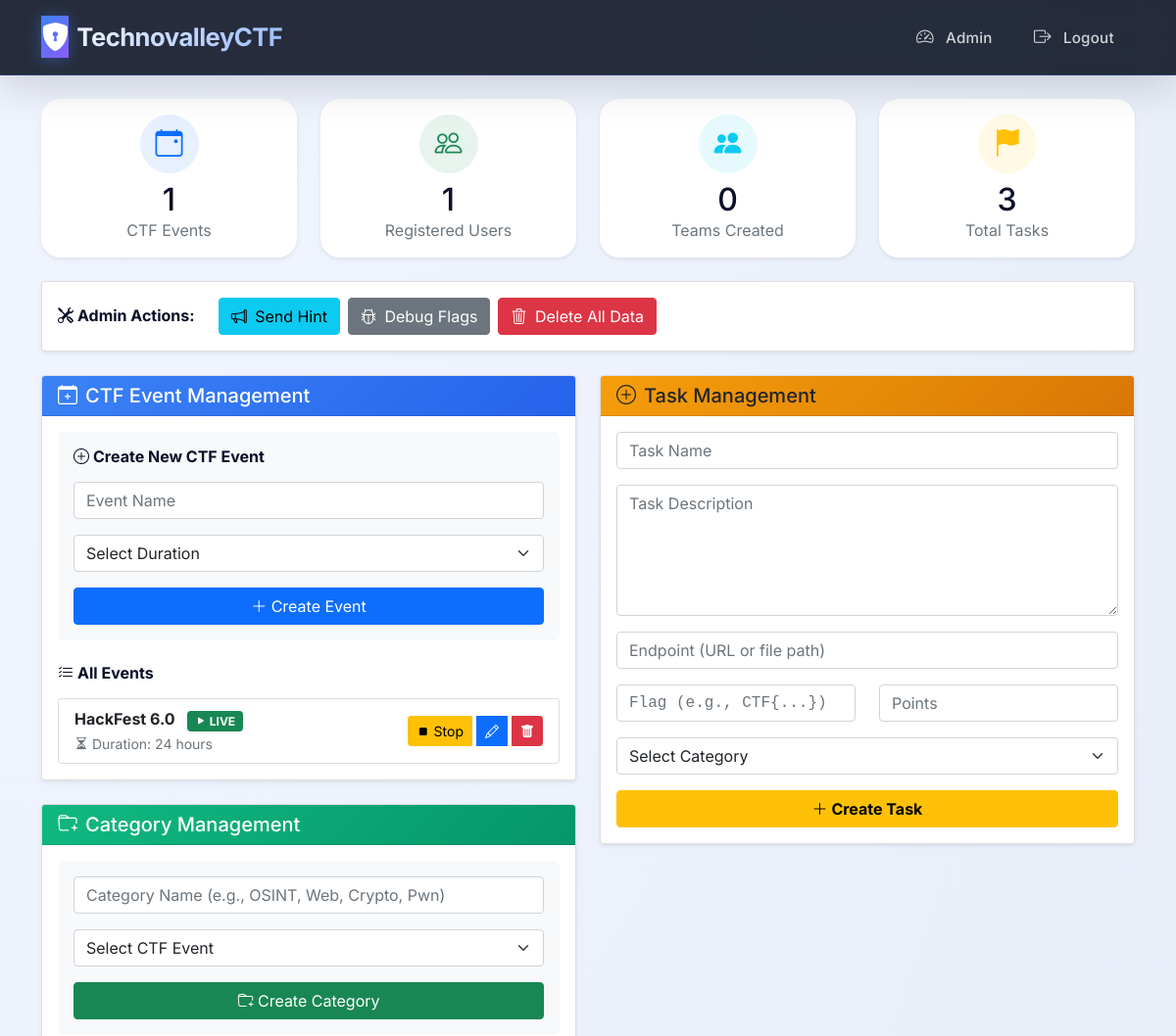
The app's page /admin/dashboard (signed in, upper part), older data.
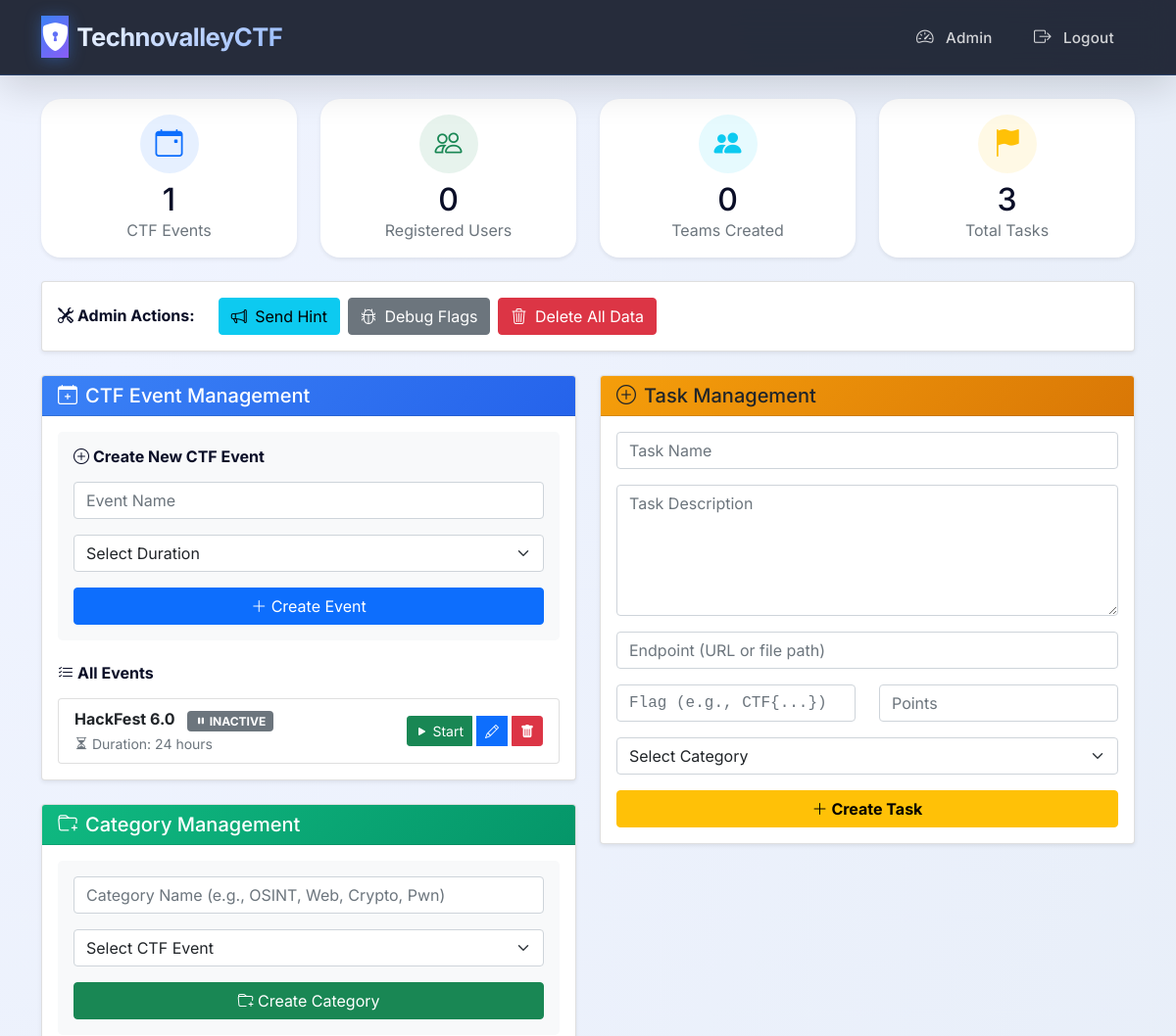
The same page, newer data.
### models.py (models this page shows)
class CTFEvent(db.Model):
    id = db.Column(db.Integer, primary_key=True)
    name = db.Column(db.String(100), nullable=False)
    is_active = db.Column(db.Boolean, default=False)
    start_time = db.Column(db.DateTime, nullable=True)
    duration_seconds = db.Column(db.Integer, default=3600)  # 1 hour default
    created_at = db.Column(db.DateTime, default=datetime.utcnow)
    categories = db.relationship('Category', backref='ctf_event', lazy=True, foreign_keys='Category.ctf_event_id')

### app.py (the view)
@app.route('/admin/dashboard')
@login_required
def admin_dashboard():
    if not current_user.is_admin:
        return redirect(url_for('dashboard'))
    events = CTFEvent.query.all()
    active_event = CTFEvent.query.filter_by(is_active=True).first()
    teams = Team.query.all()
    users = User.query.filter_by(is_admin=False).all()
    tasks = Task.query.all()
    return render_template('admin_dashboard.html',
                         events=events,
                         active_event=active_event,
                         teams=teams,
                         users=users,
                         tasks=tasks)

### app.py (called while the page is built)
@login_manager.user_loader
def load_user(user_id):
    return User.query.get(int(user_id))

### templates/admin_dashboard.html (shortened to what this page needs)
{% extends "base.html" %}
{% block content %}
<div class="row">
    <div class="col-md-12">
        <div class="row g-4 mb-4">
            <div class="col-md-3">
                <div class="card border-0 shadow-sm stats-card">
                    <div class="card-body text-center">
                        <div class="stats-icon bg-primary bg-opacity-10">
                            <i class="bi bi-calendar-event text-primary"></i>
                        </div>
                        <h2 class="mt-2 mb-0">{{ events|length }}</h2>
                        <p class="text-muted mb-0">CTF Events</p>
                    </div>
                </div>
            </div>
            <div class="col-md-3">
                <div class="card border-0 shadow-sm stats-card">
                    <div class="card-body text-center">
                        <div class="stats-icon bg-success bg-opacity-10">
                            <i class="bi bi-people text-success"></i>
                        </div>
                        <h2 class="mt-2 mb-0">{{ users|length }}</h2>
                        <p class="text-muted mb-0">Registered Users</p>
                    </div>
                </div>
            </div>
            <div class="col-md-3">
                <div class="card border-0 shadow-sm stats-card">
                    <div class="card-body text-center">
                        <div class="stats-icon bg-info bg-opacity-10">
                            <i class="bi bi-people-fill text-info"></i>
                        </div>
                        <h2 class="mt-2 mb-0">{{ teams|length }}</h2>
                        <p class="text-muted mb-0">Teams Created</p>
                    </div>
                </div>
            </div>
            <div class="col-md-3">
                <div class="card border-0 shadow-sm stats-card">
                    <div class="card-body text-center">
                        <div class="stats-icon bg-warning bg-opacity-10">
                            <i class="bi bi-flag-fill text-warning"></i>
                        </div>
                        <h2 class="mt-2 mb-0">{{ tasks|length }}</h2>
                        <p class="text-muted mb-0">Total Tasks</p>
                    </div>
                </div>
            </div>
        </div>
    </div>
</div>
<div class="row mb-4">
    <div class="col-md-12">
        <div class="card shadow-sm">
            <div class="card-body d-flex flex-wrap gap-2 align-items-center">
                <h6 class="mb-0 me-3 fw-bold">
                    <i class="bi bi-tools me-1"></i>Admin Actions:
                </h6>
                <a href="{{ url_for('send_hint') }}" class="btn btn-info">
                    <i class="bi bi-megaphone me-1"></i> Send Hint
                </a>
                <a href="{{ url_for('debug_flags') }}" class="btn btn-secondary" target="_blank">
                    <i class="bi bi-bug me-1"></i> Debug Flags
                </a>
                <button class="btn btn-danger" onclick="confirmDeleteAll()">
                    <i class="bi bi-trash3 me-1"></i> Delete All Data
                </button>
            </div>
        </div>
    </div>
</div>
<div class="row g-4">
    <div class="col-md-6">
        <div class="card shadow-sm mb-4">
            <div class="card-header bg-gradient-primary text-white">
                <h5 class="mb-0">
                    <i class="bi bi-calendar-plus me-2"></i>CTF Event Management
                </h5>
            </div>
            <div class="card-body">
                <form action="{{ url_for('create_ctf') }}" method="POST" class="mb-4 p-3 bg-light rounded-3">
                    <h6 class="fw-bold mb-3">
                        <i class="bi bi-plus-circle me-1"></i>Create New CTF Event
                    </h6>
                    <div class="mb-3">
                        <input type="text" name="name" class="form-control" placeholder="Event Name" required>
                    </div>
                    <div class="mb-3">
                        <select name="duration" class="form-select" required>
                            <option value="">Select Duration</option>
                        </select>
                    </div>
                    <button type="submit" class="btn btn-primary w-100">
                        <i class="bi bi-plus-lg"></i> Create Event
                    </button>
                </form>
                <h6 class="fw-bold mb-3">
                    <i class="bi bi-list-check me-1"></i>All Events
                </h6>
                <div class="list-group">
                    {% for event in events %}
                        <div class="list-group-item list-group-item-action">
                            <div class="d-flex justify-content-between align-items-center">
                                <div>
                                    <strong>{{ event.name }}</strong>
                                    {% if event.is_active %}
                                        <span class="badge bg-success ms-2 pulse-badge">
                                            <i class="bi bi-play-fill"></i> LIVE
                                        </span>
                                    {% else %}
                                        <span class="badge bg-secondary ms-2">
                                            <i class="bi bi-pause-fill"></i> INACTIVE
                                        </span>
                                    {% endif %}
                                    <br>
                                    <small class="text-muted">
                                        <i class="bi bi-hourglass-split"></i>
                                        Duration: {{ event.duration_seconds // 3600 }} hours
                                    </small>
                                </div>
                                <div class="btn-group">
                                    {% if not event.is_active %}
                                        <a href="{{ url_for('start_ctf', event_id=event.id) }}"
                                           class="btn btn-success btn-sm"
                                           onclick="return confirm('Start this CTF event?')">
                                            <i class="bi bi-play-fill"></i> Start
                                        </a>
                                    {% else %}
                                        <a href="{{ url_for('stop_ctf', event_id=event.id) }}"
                                           class="btn btn-warning btn-sm"
                                           onclick="return confirm('Stop this CTF event?')">
                                            <i class="bi bi-stop-fill"></i> Stop
                                        </a>
                                    {% endif %}
                                    <a href="{{ url_for('edit_event', event_id=event.id) }}"
                                       class="btn btn-primary btn-sm"
                                       title="Edit Event">
                                        <i class="bi bi-pencil"></i>
                                    </a>
                                    <a href="{{ url_for('delete_event', event_id=event.id) }}"
                                       class="btn btn-danger btn-sm"
                                       onclick="return confirmDeleteEvent('{{ event.name }}')">
                                        <i class="bi bi-trash-fill"></i>
                                    </a>
                                </div>
                            </div>
                        </div>
                    {% else %}
                        <div class="text-center text-muted py-3">
                            <i class="bi bi-inbox fs-1"></i>
                            <p>No events created yet</p>
                        </div>
                    {% endfor %}
                </div>
            </div>
        </div>
        <div class="card shadow-sm mb-4">
            <div class="card-header bg-gradient-success text-white">
                <h5 class="mb-0">
                    <i class="bi bi-folder-plus me-2"></i>Category Management
                </h5>
            </div>
            <div class="card-body">
                <form action="{{ url_for('create_category') }}" method="POST" class="p-3 bg-light rounded-3">
                    <div class="mb-3">
                        <input type="text" name="name" class="form-control"
                               placeholder="Category Name (e.g., OSINT, Web, Crypto, Pwn)" required>
                    </div>
                    <div class="mb-3">
                        <select name="event_id" class="form-select" required>
                            <option value="">Select CTF Event</option>
                        </select>
                    </div>
                    <button type="submit" class="btn btn-success w-100">
                        <i class="bi bi-folder-plus"></i> Create Category
                    </button>
                </form>
            </div>
        </div>
    </div>
    <div class="col-md-6">
        <div class="card shadow-sm mb-4">
            <div class="card-header bg-gradient-warning text-dark">
                <h5 class="mb-0">
                    <i class="bi bi-plus-circle me-2"></i>Task Management
                </h5>
            </div>
            <div class="card-body">
                <form action="{{ url_for('create_task') }}" method="POST">
                    <div class="mb-3">
                        <input type="text" name="name" class="form-control" placeholder="Task Name" required>
                    </div>
                    <div class="mb-3">
                        <textarea name="description" class="form-control" placeholder="Task Description" rows="5" required></textarea>
                    </div>
                    <div class="mb-3">
                        <input type="text" name="endpoint" class="form-control" placeholder="Endpoint (URL or file path)">
                    </div>
                    <div class="row">
                        <div class="col-md-6 mb-3">
                            <input type="text" name="flag" class="form-control font-monospace" placeholder="Flag (e.g., CTF{...})" required>
                        </div>
                        <div class="col-md-6 mb-3">
                            <input type="number" name="points" class="form-control" placeholder="Points" required>
                        </div>
                    </div>
                    <div class="mb-3">
                        <select name="category_id" class="form-select" required>
                            <option value="">Select Category</option>
                        </select>
                    </div>
                    <button type="submit" class="btn btn-warning w-100 fw-bold">
                        <i class="bi bi-plus-lg"></i> Create Task
                    </button>
                </form>
            </div>
        </div>
    </div>
</div>
{% endblock %}

### templates/base.html (shortened to what this page needs)
<!DOCTYPE html>
<html lang="en">
<head>
    <link href="https://cdn.jsdelivr.net/npm/bootstrap@5.1.3/dist/css/bootstrap.min.css" rel="stylesheet">
    <link href="https://cdn.jsdelivr.net/npm/bootstrap-icons@1.8.1/font/bootstrap-icons.css" rel="stylesheet">
    <link rel="stylesheet" href="{{ url_for('static', filename='css/style.css') }}">
</head>
<body>
    <nav class="navbar navbar-expand-lg navbar-premium sticky-top">
        <div class="container">
            <a class="navbar-brand" href="{{ url_for('index') }}">
                <i class="bi bi-shield-lock-fill"></i> TechnovalleyCTF
            </a>
            <div class="collapse navbar-collapse" id="navbarNav">
                <ul class="navbar-nav ms-auto align-items-lg-center">
                    {% if current_user.is_authenticated %}
                        {% if current_user.is_admin %}
                            <li class="nav-item">
                                <a class="nav-link" href="{{ url_for('admin_dashboard') }}">
                                    <i class="bi bi-speedometer2"></i> Admin
                                </a>
                            </li>
                        {% endif %}
                        <li class="nav-item">
                            <a class="nav-link" href="{{ url_for('logout') }}">
                                <i class="bi bi-box-arrow-right"></i> Logout
                            </a>
                        </li>
                    {% endif %}
                </ul>
            </div>
        </div>
    </nav>
    <div class="container mt-4 mb-5">
        {% block content %}{% endblock %}
    </div>
</body>
</html>

### static/css/style.css (style rules this page uses)
.card-header { font-weight: bold; }
.btn-primary { transition: all 0.3s ease; }

### templates/base.html (style rules this page uses)
:root { --primary-dark: #0b1120; --primary-accent: #3b82f6; --secondary-accent: #8b5cf6; --success-accent: #10b981; --warning-accent: #f59e0b; --danger-accent: #ef4444; --glass-bg: rgba(255, 255, 255, 0.92); --card-shadow: 0 25px 45px -12px rgba(0, 0, 0, 0.18); --transition-smooth: all 0.3s cubic-bezier(0.4, 0, 0.2, 1); --radius-xl: 28px; --radius-lg: 20px; --radius-md: 16px; }
* { margin: 0; padding: 0; box-sizing: border-box; }
body { font-family: 'Inter', -apple-system, BlinkMacSystemFont, sans-serif; background: radial-gradient(ellipse at 10% 20%, #f0f4ff 0%, #e6edf7 100%); min-height: 100vh; padding-bottom: 80px; color: #0a0e27; }
.navbar-premium { background: rgba(11, 17, 32, 0.88) !important; backdrop-filter: blur(16px) saturate(180%); -webkit-backdrop-filter: blur(16px) saturate(180%); border-bottom: 1px solid rgba(59, 130, 246, 0.25); box-shadow: 0 12px 40px rgba(0, 0, 0, 0.15); padding: 0.7rem 0; }
.navbar-premium .navbar-brand { font-weight: 700; font-size: 1.6rem; letter-spacing: -0.5px; background: linear-gradient(135deg, #ffffff 0%, #94b9ff 100%); -webkit-background-clip: text; background-clip: text; color: transparent !important; display: flex; align-items: center; gap: 8px; }
.navbar-premium .navbar-brand i { background: linear-gradient(135deg, #3b82f6, #8b5cf6); -webkit-background-clip: unset; background-clip: unset; color: #fff; font-size: 1.8rem; filter: drop-shadow(0 2px 8px rgba(59,130,246,0.4)); }
.navbar-premium .nav-link { font-weight: 500; padding: 0.5rem 1.2rem !important; border-radius: 40px; color: rgba(255,255,255,0.8) !important; transition: var(--transition-smooth); font-size: 0.95rem; letter-spacing: 0.2px; margin: 0 2px; position: relative; }
.navbar-premium .nav-link i { margin-right: 8px; font-size: 1.1rem; }

### templates/admin_dashboard.html (style rules this page uses)
.bg-gradient-primary { background: linear-gradient(135deg, #3b82f6 0%, #2563eb 100%); }
.bg-gradient-success { background: linear-gradient(135deg, #10b981 0%, #059669 100%); }
.bg-gradient-warning { background: linear-gradient(135deg, #f59e0b 0%, #d97706 100%); }
.stats-card { transition: all 0.3s ease; border-radius: 20px; }
.stats-icon { width: 60px; height: 60px; margin: 0 auto; border-radius: 50%; display: flex; align-items: center; justify-content: center; }
.stats-icon i { font-size: 28px; }
.btn-group { gap: 5px; }

Row changes from the older to the newer data that the page shows:
changed CTFEvent "HackFest 6.0": is_active "LIVE Stop" → "INACTIVE Start"
Text that changed along with them:
{{ users|length }}: "1" → "0"
